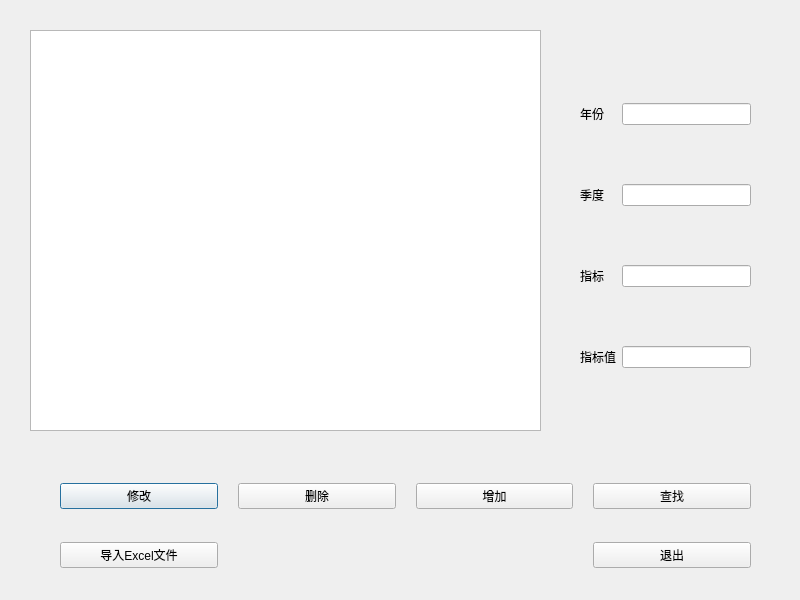
<?xml version="1.0" encoding="UTF-8"?>
<ui version="4.0">
 <class>DataTrans</class>
 <widget class="QDialog" name="DataTrans">
  <property name="geometry">
   <rect>
    <x>0</x>
    <y>0</y>
    <width>800</width>
    <height>600</height>
   </rect>
  </property>
  <property name="windowTitle">
   <string>Dialog</string>
  </property>
  <widget class="QTableView" name="data_tableView">
   <property name="geometry">
    <rect>
     <x>30</x>
     <y>30</y>
     <width>511</width>
     <height>401</height>
    </rect>
   </property>
  </widget>
  <widget class="QWidget" name="">
   <property name="geometry">
    <rect>
     <x>60</x>
     <y>470</y>
     <width>691</width>
     <height>111</height>
    </rect>
   </property>
   <layout class="QGridLayout" name="gridLayout">
    <property name="leftMargin">
     <number>0</number>
    </property>
    <property name="spacing">
     <number>20</number>
    </property>
    <item row="0" column="0">
     <widget class="QPushButton" name="modify_pushButton">
      <property name="text">
       <string>修改</string>
      </property>
     </widget>
    </item>
    <item row="0" column="1">
     <widget class="QPushButton" name="add_pushButton">
      <property name="text">
       <string>删除</string>
      </property>
     </widget>
    </item>
    <item row="0" column="2">
     <widget class="QPushButton" name="delete_pushButton">
      <property name="text">
       <string>增加</string>
      </property>
     </widget>
    </item>
    <item row="0" column="3">
     <widget class="QPushButton" name="search_pushButton">
      <property name="text">
       <string>查找</string>
      </property>
     </widget>
    </item>
    <item row="1" column="0">
     <widget class="QPushButton" name="importExcel_pushButton">
      <property name="text">
       <string>导入Excel文件</string>
      </property>
     </widget>
    </item>
    <item row="1" column="3">
     <widget class="QPushButton" name="quit_pushButton">
      <property name="text">
       <string>退出</string>
      </property>
      <property name="icon">
       <iconset resource="kj.qrc">
        <normaloff>:/qrc/image/qrc/image/exit_icon.png</normaloff>:/qrc/image/qrc/image/exit_icon.png</iconset>
      </property>
     </widget>
    </item>
   </layout>
  </widget>
  <widget class="QWidget" name="">
   <property name="geometry">
    <rect>
     <x>580</x>
     <y>50</y>
     <width>171</width>
     <height>371</height>
    </rect>
   </property>
   <layout class="QGridLayout" name="gridLayout_2">
    <item row="0" column="0">
     <widget class="QLabel" name="year_label">
      <property name="text">
       <string>年份</string>
      </property>
     </widget>
    </item>
    <item row="0" column="1">
     <widget class="QLineEdit" name="year_lineEdit"/>
    </item>
    <item row="1" column="0">
     <widget class="QLabel" name="quarter_label">
      <property name="text">
       <string>季度</string>
      </property>
     </widget>
    </item>
    <item row="1" column="1">
     <widget class="QLineEdit" name="quarter_lineEdit"/>
    </item>
    <item row="2" column="0">
     <widget class="QLabel" name="codex_label">
      <property name="text">
       <string>指标</string>
      </property>
     </widget>
    </item>
    <item row="2" column="1">
     <widget class="QLineEdit" name="code3_lineEdit"/>
    </item>
    <item row="3" column="1">
     <widget class="QLineEdit" name="code3Value_lineEdit"/>
    </item>
    <item row="3" column="0">
     <widget class="QLabel" name="codeValue_label">
      <property name="text">
       <string>指标值</string>
      </property>
     </widget>
    </item>
   </layout>
  </widget>
 </widget>
 <resources>
  <include location="kj.qrc"/>
 </resources>
 <connections/>
</ui>
